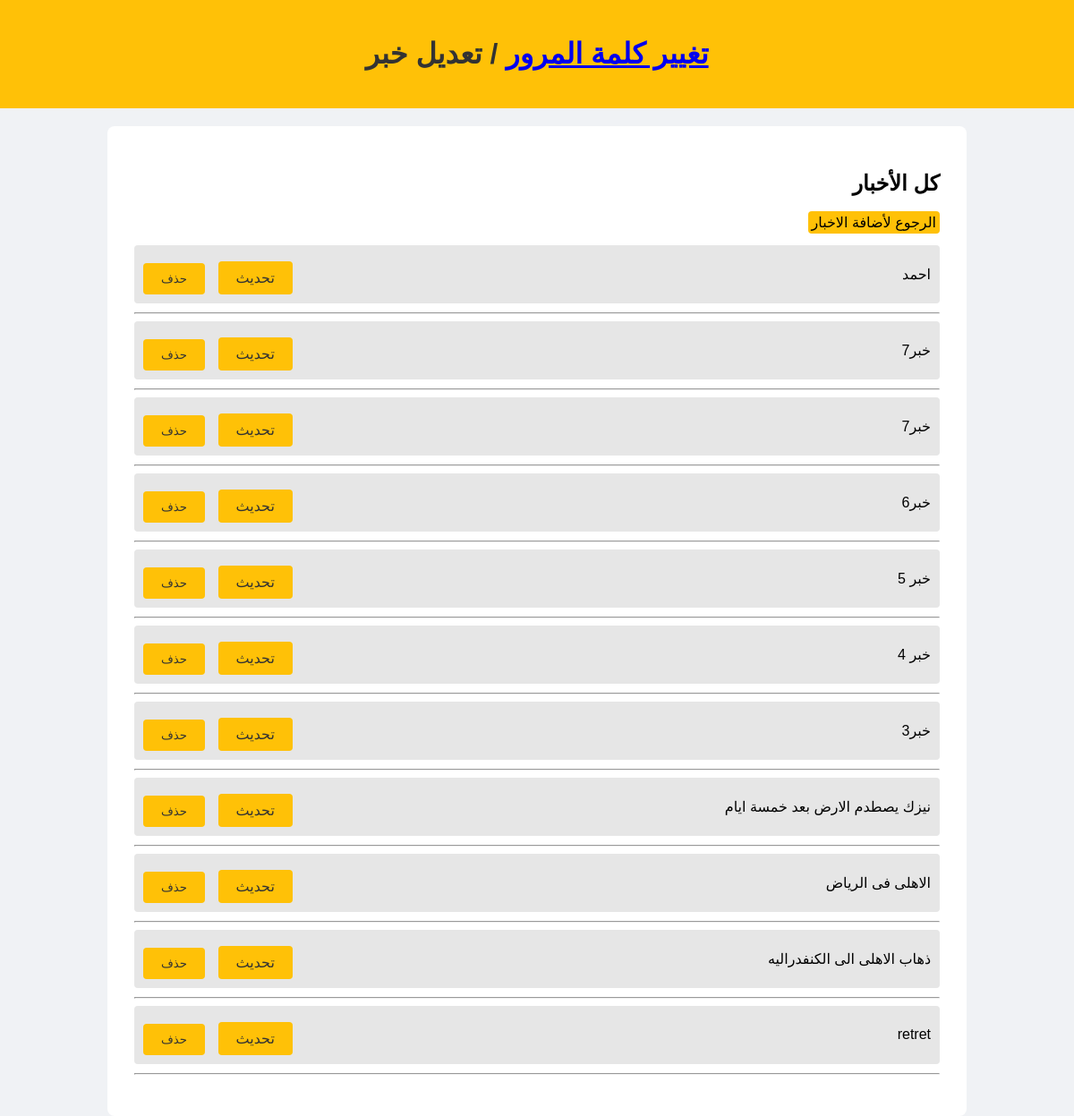
Before: /update/ with the older database file.
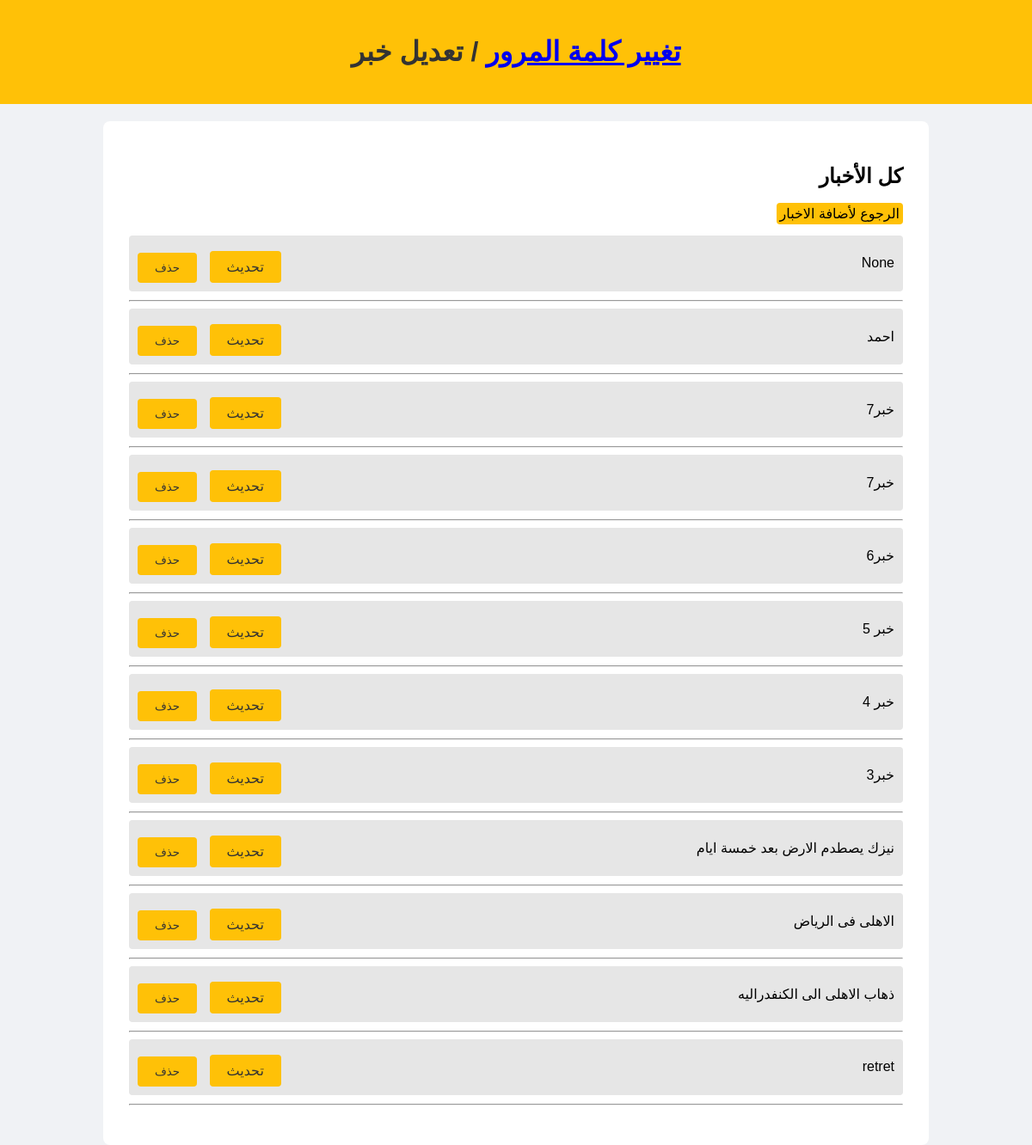
After: the same page with the newer database file.
### cn/models.py (models this page shows, shortened)
class News(models.Model):
    class C(models.TextChoices):
        SPORTS = 'رياضى', 'رياضى'
        ARTICLE = 'مقالى', 'مقالى'
        OTHER = 'اخر', 'اخر'
    title = models.CharField(
        max_length=2000,
        blank=True,
        null=True,
        verbose_name="عنوان الخبر"
    )
    description = models.TextField(
        blank=True,
        null=True,
        verbose_name="وصف الخبر"
    )
    is_featured = models.BooleanField(default=False, verbose_name="خبر مميز")
    image = models.ImageField(
        upload_to='uploads/news/',
        blank=True,
        null=True,
        verbose_name="الصورة الرئيسية"
    )
    category = models.CharField(
        max_length=10,
        choices=C.choices,
        default=C.OTHER,
        verbose_name="التصنيف"
    )
    created_at = models.DateTimeField(
        default=timezone.now,
        verbose_name="تاريخ الإضافة"
    )

### cn/views.py (the view)
# urls.py: path('update/', views.update, name='update'),
def update(request, pk=None):
    instance = get_object_or_404(News, pk=pk) if pk else None
    if request.method == 'POST':
        if 'delete_id' in request.POST:
            news = get_object_or_404(News, pk=request.POST['delete_id'])
            news.delete()
            return redirect('update')
    all_news = News.objects.all().order_by('-is_featured', '-created_at')
    return render(request, 'update.html', {
        'all_news': all_news,
    })

### templates/update.html (shortened to what this page needs)
{% load static %}
<!DOCTYPE html>
<html lang="ar" dir="ltr">
<head>
</head>
<body>
    <div class="header">
        <h1><a href="{% url 'change_password' %}">تغيير كلمة المرور</a>
 / تعديل خبر</h1>
    </div>
    <div class="container">
        <h2>كل الأخبار</h2>
        <a href="{% url 'crud' %}" class="a">الرجوع لأضافة الاخبار</a>
        <ul>
            {% for news in all_news %}
                <li>
                    {{ news.title }}
 <div class="all">
                    <div class="actions">
                        <a href="{% url 'crud_with_id' news.id %}">تحديث</a>
                    </div>
                    <div class="actions">
                        <form method="post" style="display:inline;">
                            <button type="submit">حذف</button>
                        </form>
                    </div></div>
                </li>
                <hr>
            {% endfor %}
        </ul>
    </div>
</body>
</html>

Changed rows visible on the page:
added News: title "None"
